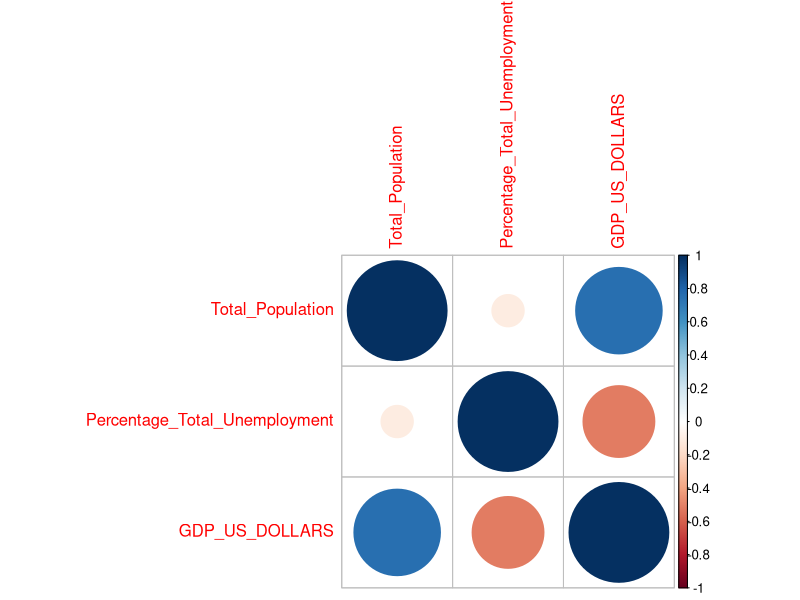
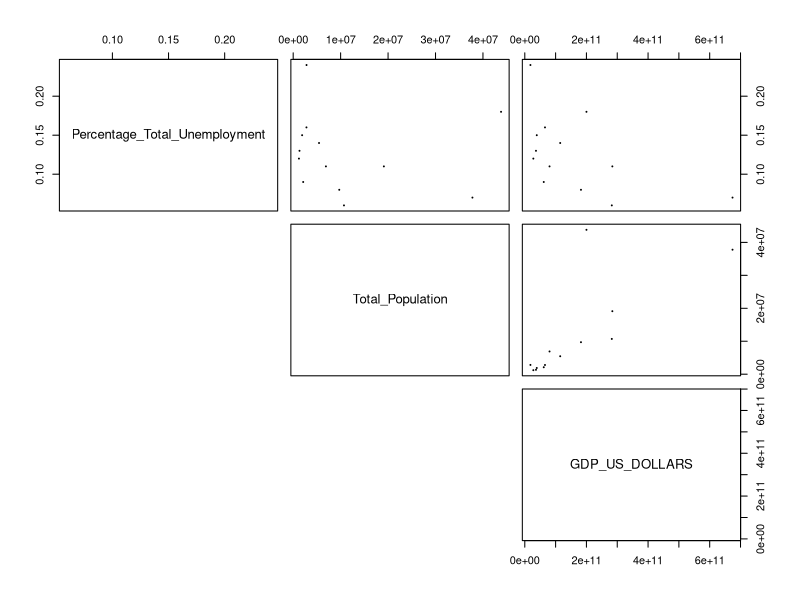
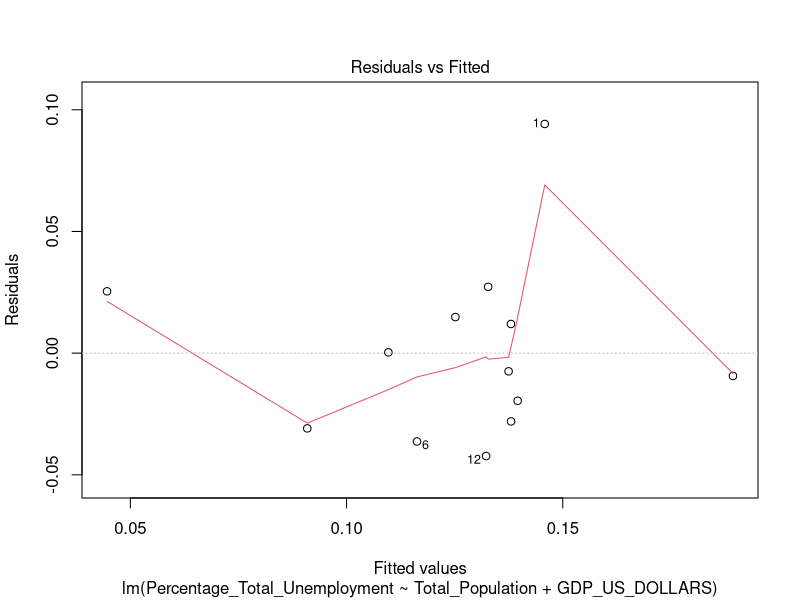
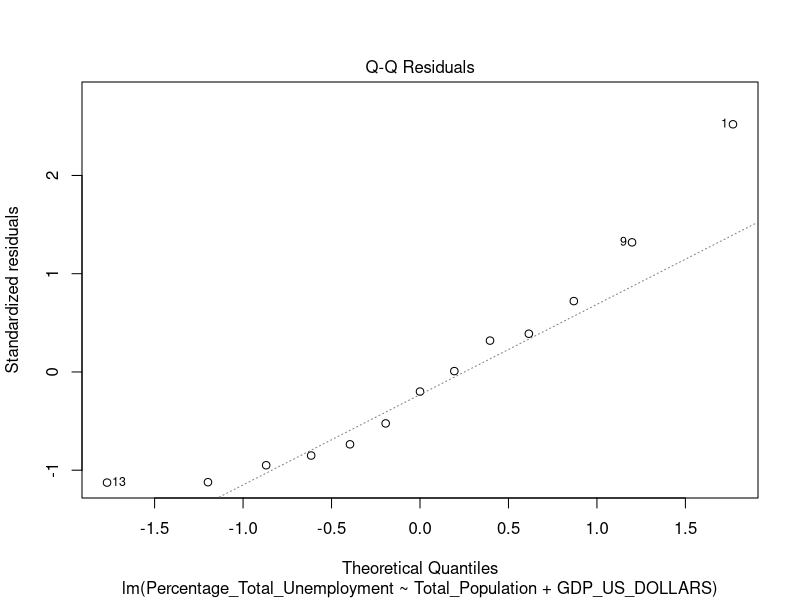
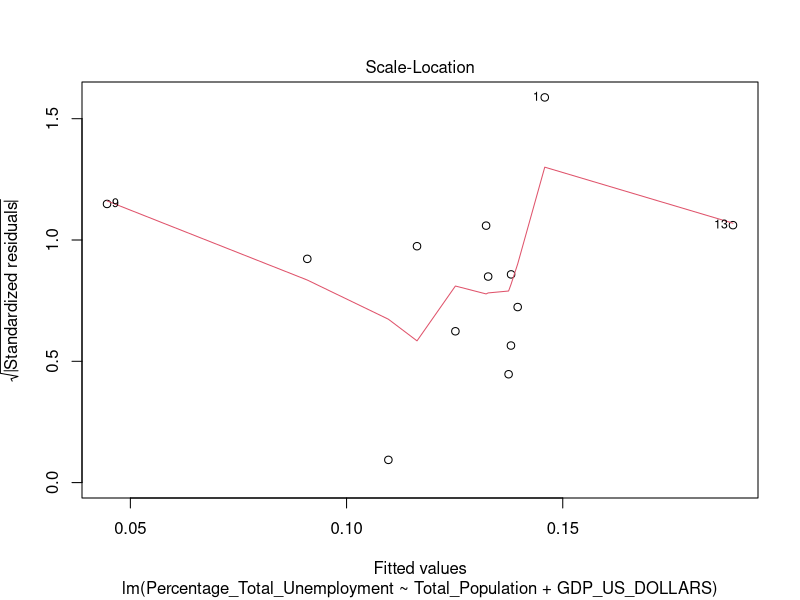
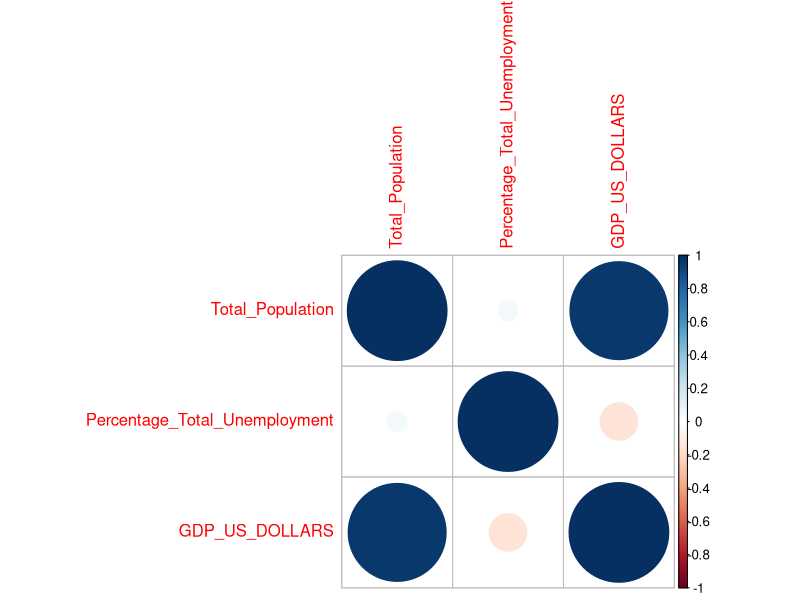
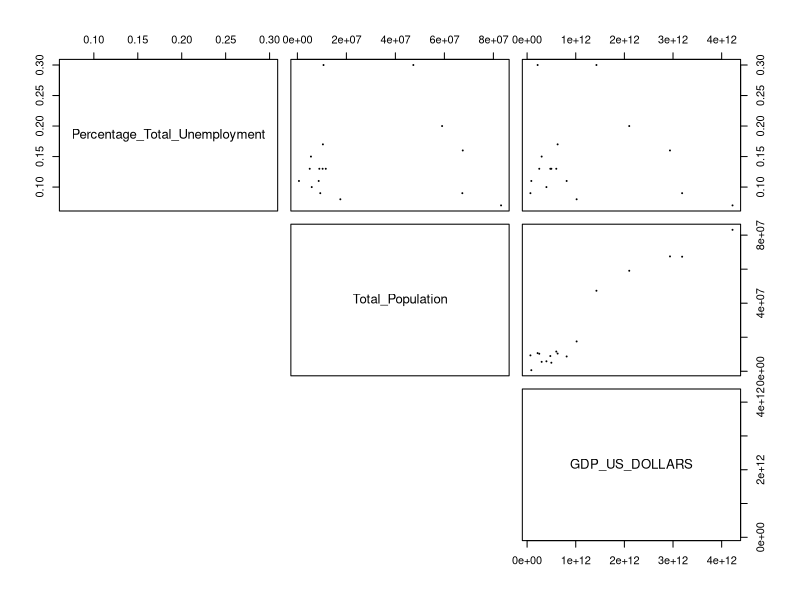
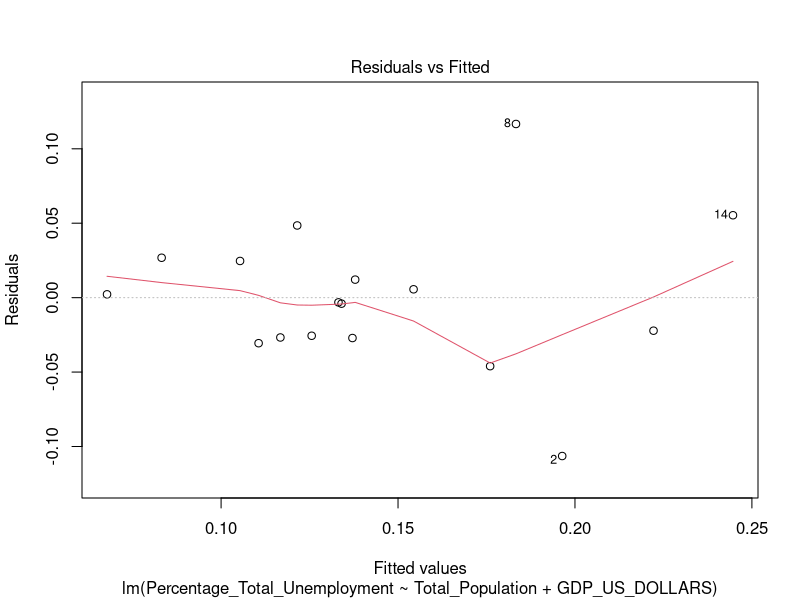

These charts were generated, in order, by the following R code:
#Install packages

install.packages("car")
install.packages("corrplot")
install.packages("caret")

library(car)
library(corrplot)
library(caret)

New_EU <- read.csv(file = 'New_EU_countries.csv')
head(as.data.frame(New_EU))
str(New_EU)

#Define the obj of the regression analysis. 
New_EU_reduced <- New_EU[ ,c('Total_Population', 'Percentage_Total_Unemployment',
                             'GDP_US_DOLLARS')] 
cor(New_EU_reduced)
corrplot(cor(New_EU_reduced))


model_3 <-lm(Percentage_Total_Unemployment ~ Total_Population + GDP_US_DOLLARS, New_EU_reduced)
summary.lm(model_3)


data.frame(colnames(New_EU_reduced))

pairs(New_EU_reduced[,c(2,1,3)], lower.panel = NULL, pch = 19,cex = 0.2)

plot(model_3,1)
plot(model_3,2)
plot(model_3,3)
vif(model_3)

#OLD EU

Old_EU <- read.csv(file = 'Old_EU_countries.csv')
head(as.data.frame(Old_EU))
str(Old_EU)

#Define the obj of the regression analysis. 
Old_EU_reduced <- Old_EU[ ,c('Total_Population', 'Percentage_Total_Unemployment',
                             'GDP_US_DOLLARS')] 
cor(Old_EU_reduced)
corrplot(cor(Old_EU_reduced))


#creating a model 

model_4 <-lm(Percentage_Total_Unemployment ~ Total_Population + GDP_US_DOLLARS, Old_EU_reduced)
summary.lm(model_4)


data.frame(colnames(Old_EU_reduced))

pairs(Old_EU_reduced[,c(2,1,3)], lower.panel = NULL, pch = 19,cex = 0.2)

plot(model_4,1)
plot(model_4,2)
plot(model_4,3)
vif(model_4)
